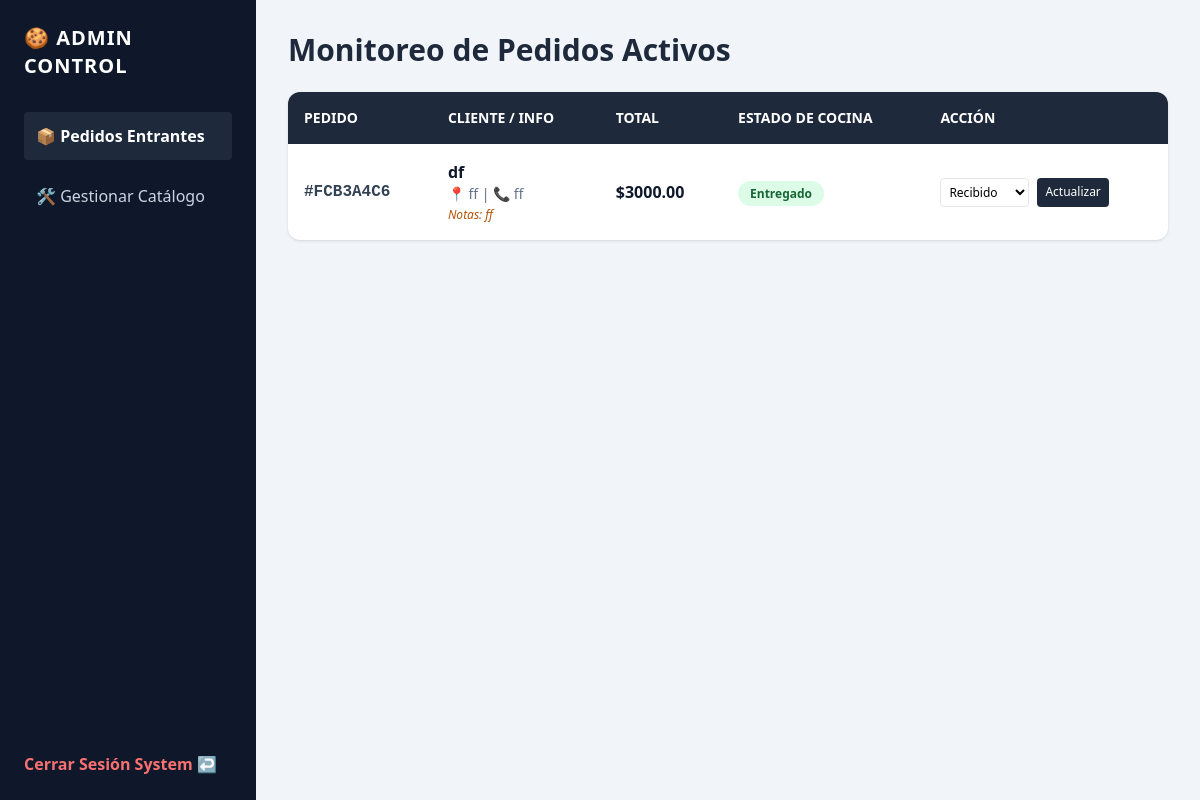
The app's page /admin/dashboard (signed in), older data.
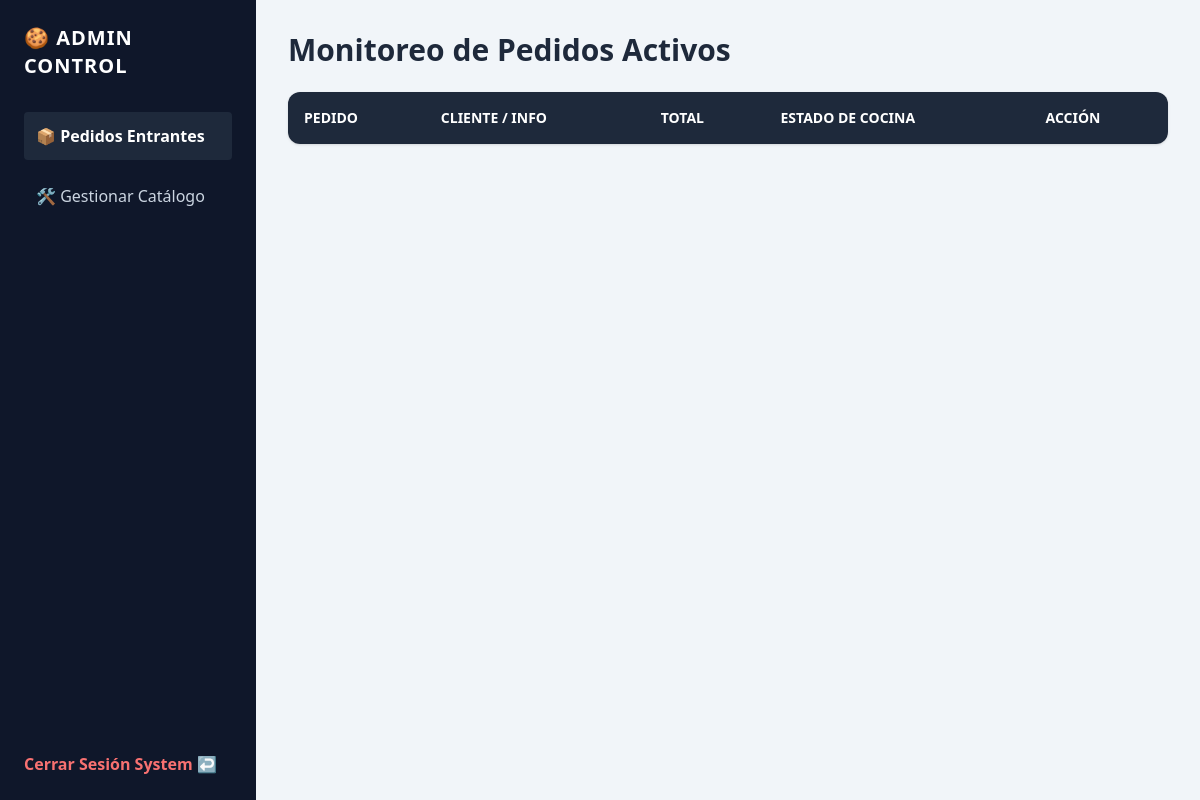
The same page, newer data.
### app.py (models this page shows)
class CookieOrder(db.Model):
    id = db.Column(db.Integer, primary_key=True)
    order_number = db.Column(db.String(50), unique=True, nullable=False)
    customer_name = db.Column(db.String(100), nullable=False)
    address = db.Column(db.String(200), nullable=False)
    phone = db.Column(db.String(20), nullable=False)
    notes = db.Column(db.Text, nullable=True)
    total = db.Column(db.Float, nullable=False)
    status = db.Column(db.String(50), default='Recibido')
    items = db.relationship('OrderItem', backref='order', lazy=True)

### app.py (the view, shortened to what this page needs)
@app.route('/admin')
@app.route('/admin/dashboard', methods=['GET', 'POST'])
def admin_dashboard():
    if not check_admin_auth():
        return redirect(url_for('admin_login'))
    orders = CookieOrder.query.order_by(CookieOrder.id.desc()).all()
    return render_template('admin/dashboard.html', orders=orders)

### app.py (called while the page is built)
def check_admin_auth():
    if 'admin_logged_in' not in session:
        return False
    return True

### templates/admin/dashboard.html (shortened to what this page needs)
<!DOCTYPE html>
<html lang="es">
<head>
    <script src="https://cdn.tailwindcss.com"></script>
</head>
<body class="bg-slate-100 min-h-screen flex">
    <div class="w-64 bg-slate-900 text-slate-300 p-6 flex flex-col justify-between">
        <div>
            <h2 class="text-xl font-black text-white mb-8 tracking-wider">🍪 ADMIN CONTROL</h2>
            <nav class="space-y-3">
                <a href="{{ url_for('admin_dashboard') }}" class="block bg-slate-800 text-white p-3 rounded font-bold">📦 Pedidos Entrantes</a>
                <a href="{{ url_for('admin_products') }}" class="block p-3 rounded hover:bg-slate-800 transition">🛠 Gestionar Catálogo</a>
            </nav>
        </div>
        <a href="{{ url_for('admin_logout') }}" class="text-red-400 font-bold hover:underline">Cerrar Sesión System ↩</a>
    </div>
    <div class="flex-grow p-8">
        <h2 class="text-3xl font-bold text-slate-800 mb-6">Monitoreo de Pedidos Activos</h2>
        <div class="bg-white rounded-xl shadow overflow-hidden">
            <table class="w-full text-left border-collapse">
                <thead>
                    <tr class="bg-slate-800 text-white text-sm uppercase">
                        <th class="p-4">Pedido</th>
                        <th class="p-4">Cliente / Info</th>
                        <th class="p-4">Total</th>
                        <th class="p-4">Estado de Cocina</th>
                        <th class="p-4">Acción</th>
                    </tr>
                </thead>
                <tbody class="divide-y divide-slate-200">
                    {% for order in orders %}
                    <tr class="hover:bg-slate-50">
                        <td class="p-4 font-mono font-bold text-slate-700">#{{ order.order_number }}</td>
                        <td class="p-4 text-sm">
                            <strong class="text-slate-900 text-base">{{ order.customer_name }}</strong><br>
                            <span class="text-slate-500">📍 {{ order.address }} | 📞 {{ order.phone }}</span><br>
                            <span class="text-xs italic text-amber-700">Notas: {{ order.notes or 'Ninguna' }}</span>
                        </td>
                        <td class="p-4 font-bold text-slate-900">${{ "%.2f"|format(order.total) }}</td>
                        <td class="p-4">
                            <span class="px-3 py-1 rounded-full font-bold text-xs
                                {% if order.status == 'Recibido' %} bg-blue-100 text-blue-800
                                {% elif order.status == 'En horno' %} bg-amber-100 text-amber-800
                                {% elif order.status == 'En camino' %} bg-purple-100 text-purple-800
                                {% else %} bg-green-100 text-green-800 {% endif %}">
                                {{ order.status }}
                            </span>
                        </td>
                        <td class="p-4">
                            <form method="POST" class="flex gap-2">
                                <select name="status" class="p-1 border rounded text-xs bg-white">
                                    <option value="Recibido">Recibido</option>
                                </select>
                                <button type="submit" class="bg-slate-800 text-white px-2 py-1 rounded text-xs hover:bg-slate-700">Actualizar</button>
                            </form>
                        </td>
                    </tr>
                    {% endfor %}
                </tbody>
            </table>
        </div>
    </div>
</body>
</html>

Row changes from the older to the newer data that the page shows:
removed CookieOrder: order_number "FCB3A4C6", customer_name "df", address "ff", phone "ff", notes "ff", total "3000.00", status "Entregado"
